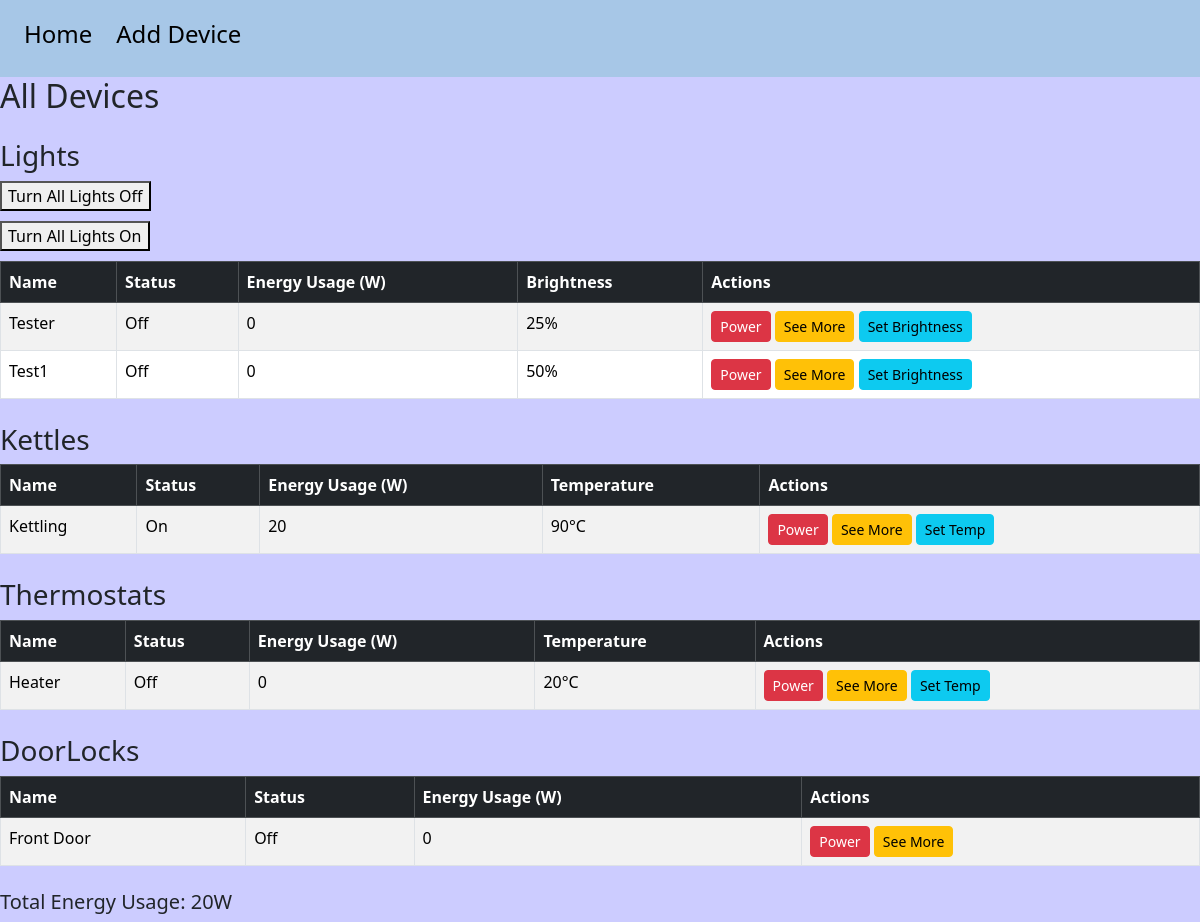
Page /alldevices on the committed database.
### database.py (models this page shows, shortened)
class Device(db.Model):
    __tablename__ = "devices"
    id = db.Column(db.Integer, primary_key=True)
    name = db.Column(db.String(80), nullable=False)
    type = db.Column(db.String(20), nullable=False)
    status = db.Column(db.Boolean, default=False)
    temperature = db.Column(db.Integer, nullable=True)
    brightness = db.Column(db.Integer, nullable=True)

### routes.py (the view)
@app.route('/alldevices', methods=['GET'])
def view_all():
    devices = Device.query.all()
    grouped_devices = defaultdict(list)
    device_objects = {}
    for dev in devices:
        grouped_devices[dev.type].append(dev)
        obj = None
        if dev.type == 'Light':
            obj = Light(dev.name, dev.brightness, dev.status)
        elif dev.type == 'Thermostat':
            obj = Thermostat(dev.name, temperature=dev.temperature or 20, status=dev.status)
        elif dev.type == 'Kettle':
            obj = Kettle(dev.name, setTemp=dev.temperature or 100, status=dev.status)
        elif dev.type == 'Camera':
            obj = Camera(dev.name, dev.status)
        elif dev.type == 'DoorLock':
            obj = DoorLock(dev.name, dev.status)
        if obj is not None and dev.id is not None:
            device_objects[int(dev.id)] = obj
    total_energy = sum(obj.get_energy_usage() for obj in device_objects.values())
    return render_template(
        "devicelist.html",
        grouped_devices=grouped_devices,
        device_objects=device_objects,
        total_energy=total_energy
    )

### models.py (called while the page is built)
    def get_energy_usage(self):
        return 5 if self._status else 0

    def get_energy_usage(self):
        return 50 if self._status else 0

    def get_energy_usage(self):
        return 2 if self._status else 0

    def get_energy_usage(self):
        return 20 if self._status else 0

### templates/devicelist.html
{% extends 'base.html' %}
{% block body %}
<h2>All Devices</h2>
{% for type, devices in grouped_devices.items() %}
    <h3 class="mt-4">{{ type }}s</h3>
    {% if type == 'Light' %}
    <form method="POST" action="{{ url_for('turn_off_lights') }}">
        <button type="submit" style="margin-bottom: 10px;">Turn All Lights Off</button>
    </form>
    <form method="POST" action="{{ url_for('turn_on_lights') }}">
        <button type="submit" style="margin-bottom: 10px;">Turn All Lights On</button>
    </form>
    {% endif %}
    <table class="table table-striped table-bordered">
        <thead class="table-dark">
            <tr>
                <th>Name</th>
                <th>Status</th>
                <th>Energy Usage (W)</th>
                {% if type == 'Thermostat' or type == 'Kettle' %}
                    <th>Temperature</th>
                {% endif %}
                {% if type == 'Light' %}
                    <th>Brightness</th>
                {% endif %}
                <th>Actions</th>
            </tr>
        </thead>
        <tbody>
            {% for device in devices %}
            <tr>
                <td>{{ device.name }}</td>
                <td>{{ 'On' if device.status else 'Off' }}</td>
                <td>
                {% if device.id in device_objects %}
                {{ device_objects[device.id].get_energy_usage() }}
                {% else %}
                N/A
                {% endif %}
                </td>
                {% if type == 'Thermostat' or type == 'Kettle' %}
                <td>{{ device.temperature }}°C</td>
                {% endif %}
                {% if type == 'Light' %}
                <td>{{ device.brightness }}%</td>
                {% endif %}
                <td>
                    <form method="POST" action="{{ url_for('toggle_device', device_id=device.id) }}" style="display:inline;">
                        <button class="btn btn-sm btn-danger">Power</button>
                    </form>
                    <form method="POST" action="{{ url_for('device_info', device_id=device.id) }}" style="display:inline;">
                        <button class="btn btn-sm btn-warning">See More</button>
                    </form>
                    {% if device.type == 'Thermostat' or device.type == 'Kettle' %}
                        <a class="btn btn-sm btn-info" href="{{ url_for('update_temperature', device_id=device.id) }}">Set Temp</a>
                    {% endif %}
                    {% if device.type == 'Light' %}
                        <a class="btn btn-sm btn-info" href="{{ url_for('update_brightness', device_id=device.id) }}">Set Brightness</a>
                    {% endif %}
                </td>
            </tr>
            {% endfor %}
        </tbody>
    </table>
{% endfor %}
<div class="mt-4">
    <h5>Total Energy Usage: {{ total_energy }}W</h5>
</div>
{% endblock %}

### templates/base.html (shortened to what this page needs)
<!DOCTYPE html>
<html>
<head>
    <link href="/static/bootstrap.min.css" rel="stylesheet">
    <link href="/static/style.css" rel="stylesheet">
</head>
<body>
    <header>
        <div class="container-fluid">
            <div class="row">
                <div class="col-4">
                    <nav>
                        <a href="{{ url_for('home') }}"><h4>Home</h4></a>
                        <a href="{{ url_for('add_device') }}"><h4>Add Device</h4></a>
                    </nav>
                </div>
            </div>
        </div>
    </header>
    {% block body %} {% endblock %}
</body>
</html>

### static/style.css (style rules this page uses)
header { background-color: #A7C7E7; }
nav a { float: left; text-align: center; padding: 20px 12px; text-decoration: none; font-weight: 400; color: black; }
body { background-color: #CCCCFF; }

### rows in the picture
Device: type "Light", shows "Brightness", name "Tester", status "Off", status "0", brightness "25"
Device: name "Test1", status "Off", status "0", brightness "50"
Device: type "Kettle", shows "Temperature", name "Kettling", status "On", device_objects "20", temperature "90"
Device: type "Thermostat", shows "Temperature", name "Heater", status "Off", status "0", temperature "20"
Device: type "DoorLock", name "Front Door", status "Off", device_objects "0"

### other values in the picture
{{ total_energy }} "20"
